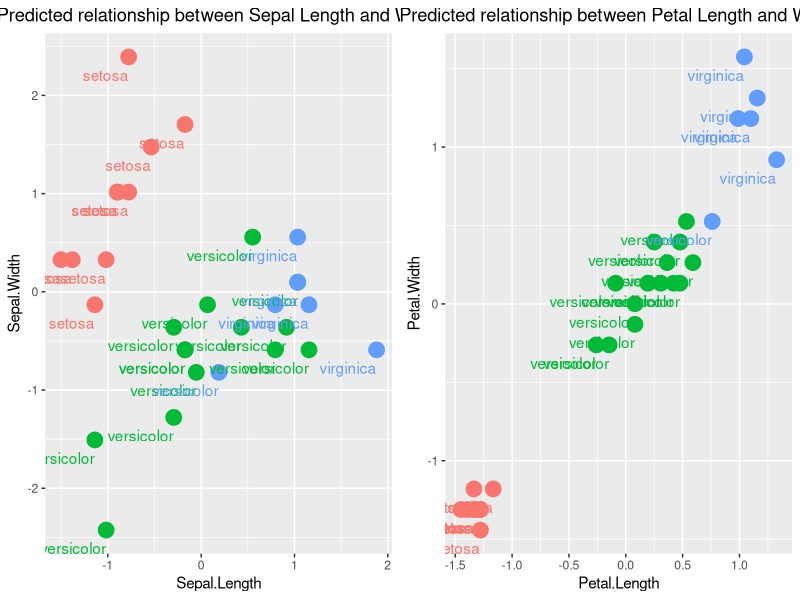

This figure's R source:
# knn implementation

data <- iris # measurements are in cm, and parameters are sepals and petals, flowers being setosa,versicolor, and virginica
summary(data)
summary(iris$Sepal.Length)

#assigning row labels(species) to row_labels
row_labels = data[,5]

#Encoding the target feature as factor?(maybe as numeric)
data$Species <- as.numeric(data$Species)

#We want to scale our data
data[,1:4] <- scale(data[,1:4])

#set seed for splitting data 80/20
set.seed(123)

#get the size to split, where size is the size of our training, and the negative split for our testing
size <- floor(0.8 * nrow(data))

#obtain row numbers
train_ind <- sample(seq_len(nrow(data)), size = size) 
print(train_ind)

#training labels
train_labels <- data[train_ind, 5]

#testing labels
test_labels <- row_labels[-train_ind]

#training data
data_train <- data[train_ind, 1:4]

#testing data
data_test <- data[-train_ind, 1:4]

#Model run
library(class)
predictions <- knn(train = data_train, test = data_test, cl= train_labels, k = round(sqrt(nrow(data_train))))

#let us focus on the subject of plotting our values
plot_predictions <- data.frame(data_test$Sepal.Length, data_test$Sepal.Width, data_test$Petal.Length, data_test$Petal.Width, predicted = predictions)

#Renaming column names
colnames(plot_predictions) <- c("Sepal.Length", "Sepal.Width", "Petal.Length", "Petal.Width", 'predicted')

#Let us plot our data
library(ggplot2)
library(gridExtra)

p1 <- ggplot(plot_predictions, aes(Sepal.Length, Sepal.Width, color = predicted, fill = predicted)) + geom_point(size = 5) + geom_text(aes(label = test_labels),
                                                                                                                                       hjust = 1, vjust = 2) +
  ggtitle("Predicted relationship between Sepal Length and Width") + theme(plot.title = element_text(hjust = 0.5)) + theme(legend.position = "none")


p2 <- ggplot(plot_predictions, aes(Petal.Length, Petal.Width, color = predicted, fill = predicted)) + geom_point(size = 5) + geom_text(aes(label = test_labels),
                                                                                                                                       hjust = 1, vjust = 2) +
  ggtitle("Predicted relationship between Petal Length and Width") + theme(plot.title = element_text(hjust = 0.5)) + theme(legend.position = "none")

grid.arrange(p1,p2, ncol = 2)
  
  
  
  
  
  










